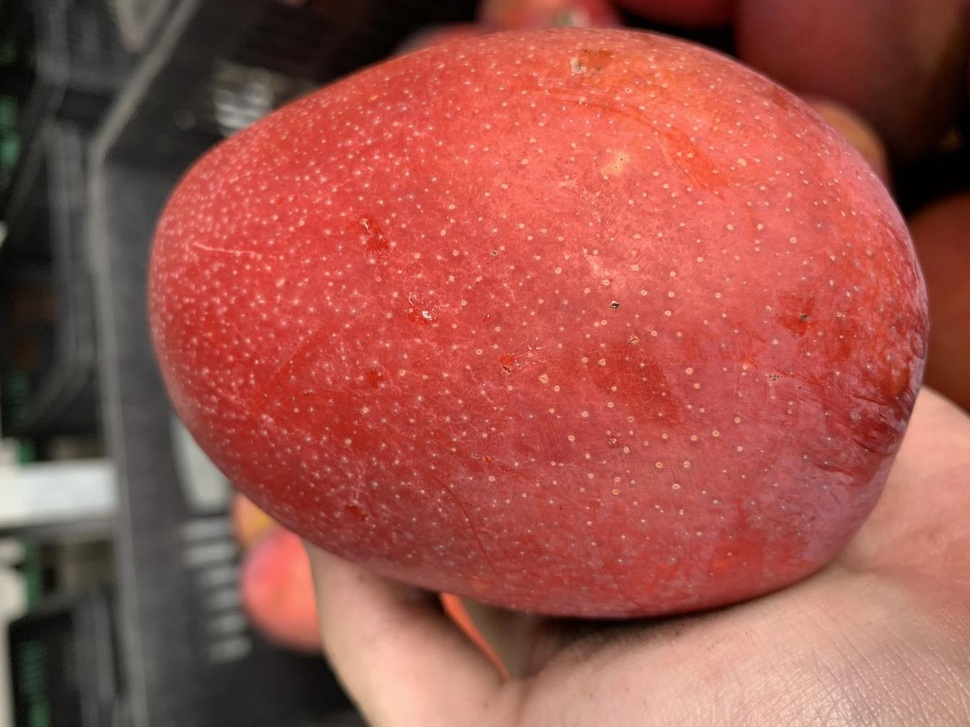
#> input picture CNN/AIMongo/G-Plant2_0616_98.jpg, 970 x 727 px, shrunk from 1344 x 1008 before the run
$ python mongoHist.py
#> lines starting #> are read from the running program, lines starting #| are printed output that depends on the picture
# -*- coding: utf-8 -*-
"""
Created on Wed Jun 29 08:16:09 2018

@author: 李立宗  lilizong@gmail.com
《opencv图穷匕见-python实现》 电子工业出版社
"""
import cv2
import matplotlib.pyplot as plt
o=cv2.imread("G-Plant2_0616_98.jpg")
#> o is the input picture: shape (727, 970, 3); mean B, G, R 75.2, 83.9, 157.4
histb = cv2.calcHist([o],[0],None,[256],[0,255])
#> histb = 256 values, max 9871 at index 68, min 0 at index 229, mean 2754.6
histg = cv2.calcHist([o],[1],None,[256],[0,255])
#> histg = 256 values, max 9594 at index 79, min 0 at index 236, mean 2754.6
histr = cv2.calcHist([o],[2],None,[256],[0,255])
#> histr = 256 values, max 6285 at index 216, min 0 at index 255, mean 2739.9
plt.plot(histb,color='b')
plt.plot(histg,color='g')
plt.plot(histr,color='r')
plt.show()
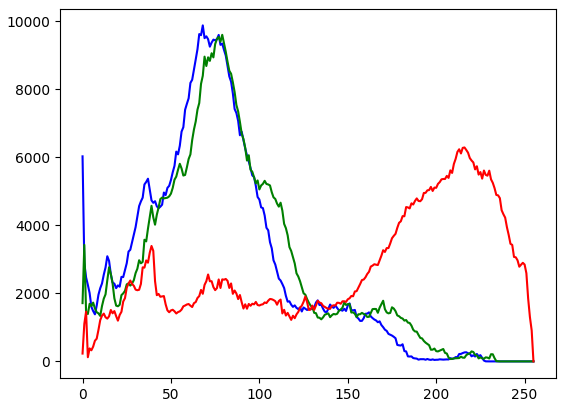
#> figure drawn by matplotlib, 1 panel; curve peaks at x = 68, y = 9871; curve peaks at x = 79, y = 9594; curve peaks at x = 216, y = 6285
